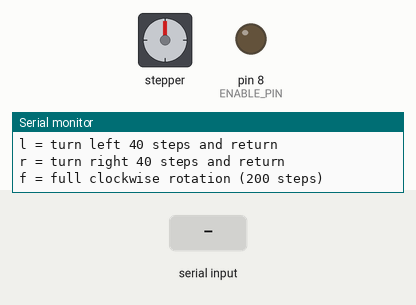
The sketch below on a simulated Arduino Uno, built with avr-gcc and run on an emulated ATmega328P. Parts: stepper motor, output pins drawn as LEDs (lit = HIGH), the last lines printed to the serial monitor. The inputs (shaded band) are chosen by the test bench. Stepper angles assume 200 steps per turn.

Above: at 1.2 s.
1.3 s: "l" received over Serial
At 2.3 s:
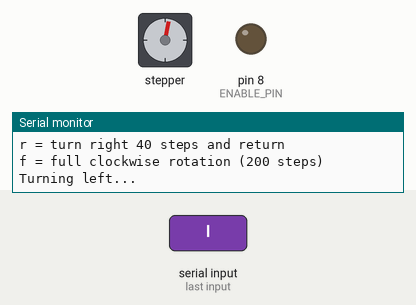
At 4.1 s:
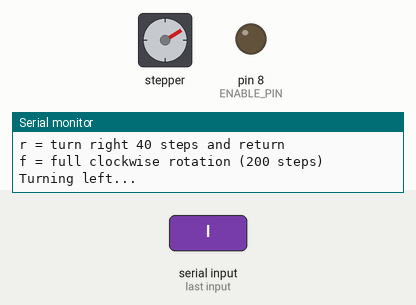
4.3 s: "r" received over Serial
At 5.6 s:
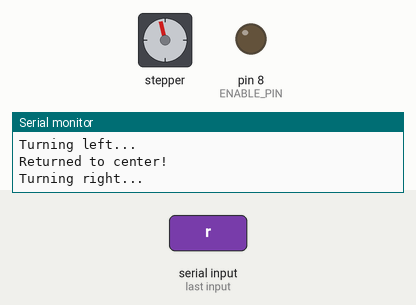
7.3 s: "f" received over Serial
Timing chart, 0 to 14.4 s (numbered marks = the images above; inputs shaded):
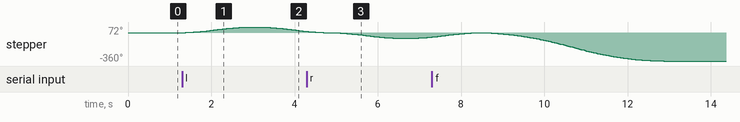

Measured:
- after the input at 1.3 s, stepper: turns 72° clockwise in 1.6 s, then 56° counter-clockwise in 1.1 s

The sketch:

neck.ino
```cpp
#include <AccelStepper.h>

#define STEP_PIN     2
#define DIR_PIN      5
#define ENABLE_PIN   8

AccelStepper stepper(AccelStepper::DRIVER, STEP_PIN, DIR_PIN);

void setup() {
  pinMode(ENABLE_PIN, OUTPUT);
  digitalWrite(ENABLE_PIN, LOW);  // Enable driver

  Serial.begin(9600);
  Serial.println("Commands:");
  Serial.println("l = turn left 40 steps and return");
  Serial.println("r = turn right 40 steps and return");
  Serial.println("f = full clockwise rotation (200 steps)");

  stepper.setMaxSpeed(80);       // adjust if needed
  stepper.setAcceleration(40);   // smooth ramping
}

void loop() {
  if (Serial.available()) {
    char cmd = Serial.read();

    if (cmd == 'l') {
      Serial.println("Turning left...");
      turnAndReturn(true, 40);
    }
    else if (cmd == 'r') {
      Serial.println("Turning right...");
      turnAndReturn(false, 40);
    }
    else if (cmd == 'f') {
      Serial.println("Full rotation...");
      rotateFull(200);
    }
  }

  stepper.run();
}

// Turn and return to center
void turnAndReturn(bool left, long steps) {
  if (left)
    stepper.move(steps);
  else
    stepper.move(-steps);

  while (stepper.distanceToGo() != 0)
    stepper.run();

  delay(300); // pause at end

  // Return to center
  if (left)
    stepper.move(-steps);
  else
    stepper.move(steps);

  while (stepper.distanceToGo() != 0)
    stepper.run();

  Serial.println("Returned to center!");
}

// Full rotation (one direction)
void rotateFull(long steps) {
  stepper.move(-steps);
  while (stepper.distanceToGo() != 0)
    stepper.run();
  Serial.println("Full rotation done!");
}
```
